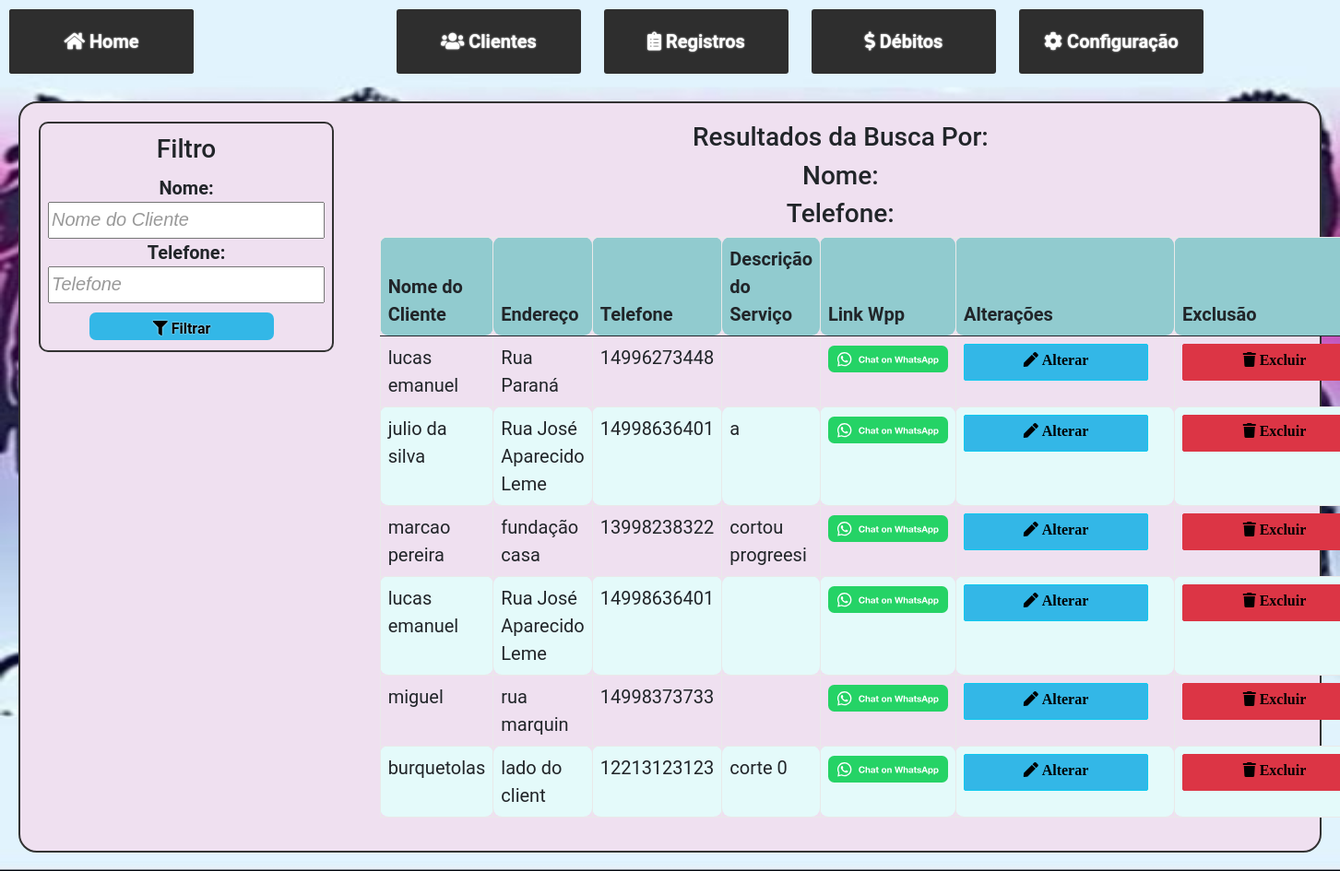
/cliente-lista-pesquisa.php, run on the app's committed database.
### tables this page shows
CREATE TABLE `clientes` (
  `Id_Cliente` int(11) NOT NULL,
  `Nome` varchar(52) NOT NULL,
  `Endereco` varchar(50) NOT NULL,
  `Telefone` bigint(13) NOT NULL
);

CREATE TABLE `servicos` (
  `Id_Servico` int(11) NOT NULL,
  `Descricao_Servico` varchar(300) DEFAULT NULL,
  `Debitos` varchar(70) DEFAULT NULL,
  `Data_Servico` date NOT NULL,
  `Id_Cliente` int(11) NOT NULL,
  `Id_TipoServico` int(11) NOT NULL
);

### banco-servico.php (called while the page is built, shortened)
<?php
function buscarServico($conexao, $id) {
    $query = "SELECT * FROM `servicos` WHERE Id_Cliente = $id";
    $resultado = mysqli_query($conexao, $query);
    return mysqli_fetch_assoc($resultado);
    }

### cliente-lista-pesquisa.php (the view, shortened to what this page needs)
<?php
require_once("cabecalho.php");
require_once("banco-cliente.php");
require_once("banco-servico.php");
$nomeCliente = $_GET['nome'];
$telefone = $_GET['telefone'];
$sql = "SELECT * FROM clientes WHERE 1=1";
$result = $conexao->query($sql);
?>
<head>
        <link rel="stylesheet" href="style.css"/>
</head>
<section class="lista-clientes">
    <div class="clientes-wrapper">
        <div class="filtro">
    <?php require_once("filter.php");?>
    </div>
    <div class="tabela-clientes-wrapper">
        <div class="title-clientes-tabela">
            <h3>Resultados da Busca Por: </h3>
            <h3>Nome: <?php echo($nomeCliente);?></h3>
            <h3>Telefone: <?php echo($telefone);?></h3>
        </div>
        <div class="tabela-clientes">
            <table class="table">
            <thead>
                <tr>
                <th class=linhas>Nome do Cliente</th>
                <th class=linhas>Endereço</th>
                <th class=linhas>Telefone</th>
                <th class=linhas>Descrição do Serviço</th>
                <th class="linhas">Link Wpp</th>
                <th class="linhas">Alterações</th>
                <th class="linhas">Exclusão</th>
                </tr>
            </thead>
            <tbody>
            <?php
                if ($result->num_rows > 0) {
                    while ($cliente = $result->fetch_assoc()) {
                        $servico = buscarServico($conexao, $cliente['Id_Cliente']);
                        ?>
                        <tr>
                            <td class="linhas"><?= $cliente["Nome"] ?></td>
                            <td class="linhas"><?= $cliente['Endereco'] ?></td>
                            <td class="linhas"><?= $cliente['Telefone'] ?></td>
                            <td class="linhas"><?= $servico['Descricao_Servico'] ?></td>
                            <td class="linhas"><a href="https://wa.me/55<?=$cliente['Telefone']?>"target="_blank"><img class="wpp"src="wpp/WhatsAppButtonGreenSmall.svg" /></a></td>
                            <td class="linhas"><a href="#" class="btn btn-info" onclick="openModal('cliente-form-alterar.php?id=<?= $cliente['Id_Cliente'] ?>')"><i class="fas fa-pen"> Alterar</a></td>
                            <td class="linhas"><a href="cliente-action-excluir.php?id=<?= $cliente['Id_Cliente'] ?>" class="btn btn-danger" onclick="return confirm('Confirma exclusão de <?= $row['Nome'] ?>?');"><i class="fas fa-trash"> Excluir </a></td>
                        </tr>
                        <?php
                    }
                } else {
                    echo "Nenhum Cliente encontrado.";
                }
                ?>
            </tbody>
        </table>
    </div>
</section>

### style.css (style rules this page uses)
.inicio { background-image: url("images/fundolayout.jpg"); background-repeat: no-repeat; background-size: 100% 100%; background-attachment: fixed; }
body { background-color: azure; font-family: Roboto, sans-serif; font-size:20px; }
tr:nth-child(even) { background-color:rgb(228, 250, 250); }
.linhas { border-radius: 9px; margin: 5px; padding: 5px; border: 1px solid #e9e9e9; }
.table { border-collapse: collapse; border: 1px solid #cccccc; }
thead { background-color: #91cbcf; }
.clientes-wrapper { display: flex; justify-content: space-between; }
.filtro { width: 1%; }
.tabela-clientes-wrapper { width: 73%; }
.btn { font-weight: bold; width: 200px; height: 40px; color: rgb(0, 0, 0); border-radius: 2px; text-decoration: none; margin-right: 20px; padding: 5px; }
.btn-info { background-color: rgb(51, 183, 231); text-shadow:none; }
.lista-clientes { border: 2px solid #323232; border-radius: 20px; background-image: none; background-color: rgb(239, 224, 240); margin: 20px; padding: 20px; }
.lista-clientes h3 { text-align: center; }
.wpp { width: 130px; }

### data on the page
clientes: Nome "lucas emanuel", Endereco "Rua Paraná", Telefone "14996273448"
clientes: Nome "julio da silva", Endereco "Rua José Aparecido Leme", Telefone "14998636401", servicos.Descricao_Servico "a"
clientes: Nome "marcao pereira", Endereco "fundação casa", Telefone "13998238322", servicos.Descricao_Servico "cortou progreesi"
clientes: Nome "lucas emanuel", Endereco "Rua José Aparecido Leme", Telefone "14998636401"
clientes: Nome "miguel", Endereco "rua marquin", Telefone "14998373733"
clientes: Nome "burquetolas", Endereco "lado do client", Telefone "12213123123", servicos.Descricao_Servico "corte 0"
